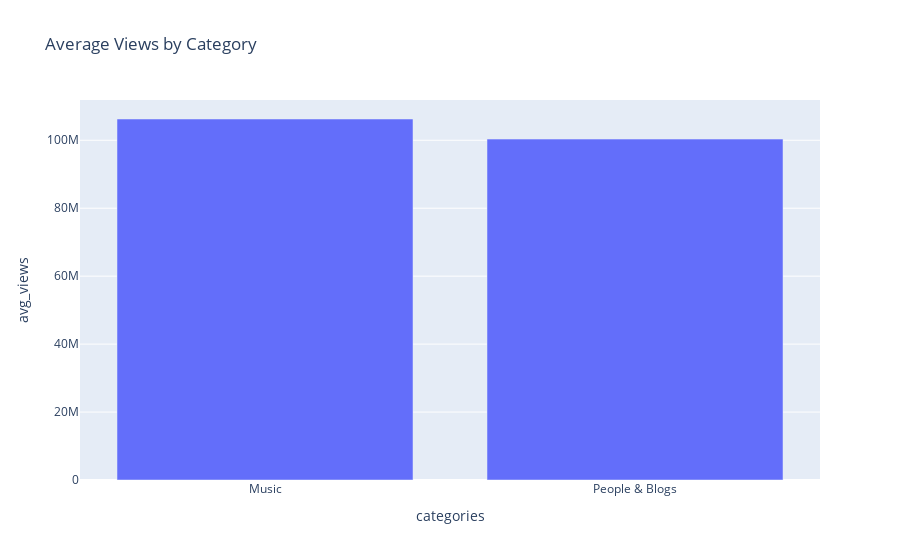

This figure's notebook cell:
### Code cell
category_stats = df.groupby('categories').agg({
    'view_count': ['mean', 'count'],
    'duration': 'mean'
}).round()
category_stats.columns = ['avg_views', 'video_count', 'avg_duration']
fig = px.bar(category_stats, x=category_stats.index, y='avg_views',
            title='Average Views by Category',
            hover_data=['video_count', 'avg_duration'])
fig.show()

### Figure 1 — Plotly figure (JSON) as saved in the notebook; plotly's stock layout.template omitted (floating-point values rounded to 4 significant figures)
{"data": [{"alignmentgroup": "True", "customdata": [[94, 205], [6, 182]], "hovertemplate": "categories=%{x}<br>avg_views=%{y}<br>video_count=%{customdata[0]}<br>avg_duration=%{customdata[1]}<extra></extra>", "legendgroup": "", "marker": {"color": "#636efa", "pattern": {"shape": ""}}, "name": "", "offsetgroup": "", "orientation": "v", "showlegend": false, "textposition": "auto", "type": "bar", "x": ["Music", "People & Blogs"], "xaxis": "x", "y": [106264954, 100354378], "yaxis": "y"}], "layout": {"barmode": "relative", "legend": {"tracegroupgap": 0}, "title": {"text": "Average Views by Category"}, "xaxis": {"anchor": "y", "domain": [0, 1], "title": {"text": "categories"}}, "yaxis": {"anchor": "x", "domain": [0, 1], "title": {"text": "avg_views"}}}}
